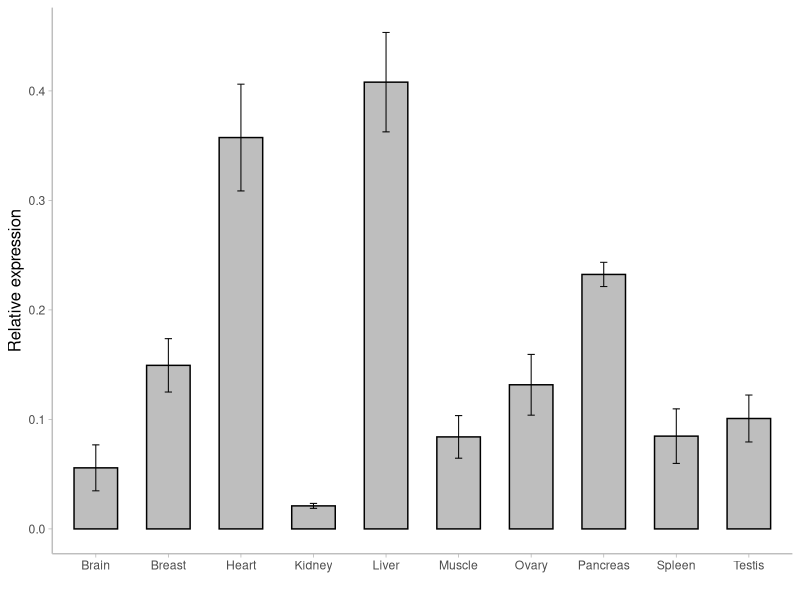

Write the R code that produced this figure.
library(ggplot2)
setwd('~/Downloads')
Kidney = c(0.0232,0.0187,0.0212)
Muscle = c(0.1012,0.0629,0.088)
Breast = c(0.1672,0.1593,0.1216)
Heart = c(0.3121,0.3511,0.409)
Pancreas = c(0.2285,0.2238,0.2449)
Spleen = c(0.1083,0.0872,0.0587)
Liver = c(0.4263,0.4414,0.3563)
Testis = c(0.0761,0.1127,0.1137)
Ovary = c(0.1312,0.1041,0.1596)
Brain = c(0.0798,0.0464,0.0411)


group = c('Kidney','Muscle','Breast','Heart','Pancreas','Spleen','Liver','Testis','Ovary','Brain')
relative = c(mean(Kidney),mean(Muscle),mean(Breast),mean(Heart),mean(Pancreas),mean(Spleen),mean(Liver),mean(Testis),mean(Ovary),mean(Brain))
se = c(sd(Kidney),sd(Muscle),sd(Breast),sd(Heart),sd(Pancreas),sd(Spleen),sd(Liver),sd(Testis),sd(Ovary),sd(Brain))
sheet3 = data.frame(group,relative,se)

ggplot(sheet3,aes(x=factor(group),y=relative))+geom_bar(stat='identity',width=0.6,fill='grey',colour='black')+xlab('')+ylab('Relative expression')+theme_light()+theme(panel.grid.major = element_blank(),panel.grid.minor = element_blank(),axis.title.y=element_text(size=12),panel.border=element_blank(),axis.line=element_line(colour='grey',size=0.5))+geom_errorbar(aes(ymin=relative-se,ymax=relative+se),width=0.1,color='black',size=0.35)


